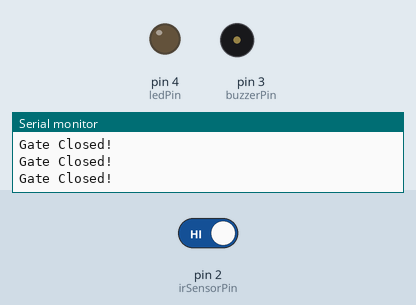
The sketch below on a simulated Arduino Uno, built with avr-gcc and run on an emulated ATmega328P. Shown: output pins drawn as LEDs (lit = HIGH), buzzer (waves = sounding, pin HIGH), the last lines printed to the serial monitor. Inputs (shaded band) come from the test bench; at power-on: pin 2 (irSensorPin) HIGH.

Above: at 1.2 s.
1.3 s: pin 2 (irSensorPin) driven LOW
At 1.6 s:
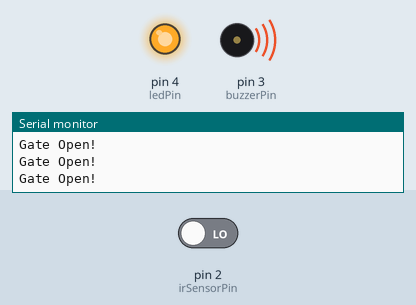
2.8 s: pin 2 (irSensorPin) driven HIGH
At 4.0 s:
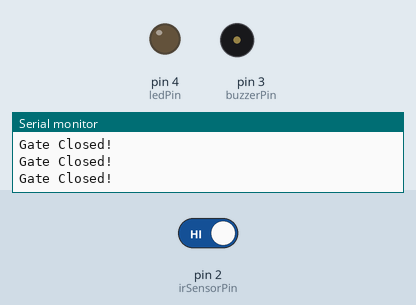
Timing chart, 0 to 5.8 s (numbered marks = the images above; inputs shaded):
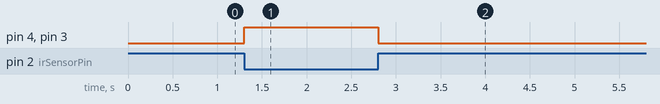

Measured:
- after the input at 1.3 s, pin 4 (ledPin), pin 3 (buzzerPin): LOW → HIGH at once
- after the input at 2.8 s, pin 4 (ledPin), pin 3 (buzzerPin): HIGH → LOW at once

The sketch:

gate_alarm.ino
```cpp
const int irSensorPin = 2;   // Connect the signal pin of IR sensor to digital pin 2
const int buzzerPin = 3;     // Connect the buzzer to digital pin 3
const int ledPin = 4;        // Optional LED for visual indication

void setup() {
  pinMode(irSensorPin, INPUT);
  pinMode(buzzerPin, OUTPUT);
  pinMode(ledPin, OUTPUT);
  Serial.begin(9600);
}

void loop() {
  int irValue = digitalRead(irSensorPin);

  if (irValue == LOW) {
    // IR sensor doesn't detect any object (gate open)
    digitalWrite(buzzerPin, HIGH);  // Turn on the buzzer
    digitalWrite(ledPin, HIGH);     // Optional: Turn on the LED
    Serial.println("Gate Open!");
  } else {
    // IR sensor detects an object (gate closed)
    digitalWrite(buzzerPin, LOW);   // Turn off the buzzer
    digitalWrite(ledPin, LOW);      // Optional: Turn off the LED
    Serial.println("Gate Closed!");
  }

  delay(100);  // Adjust the delay as needed
}
```
